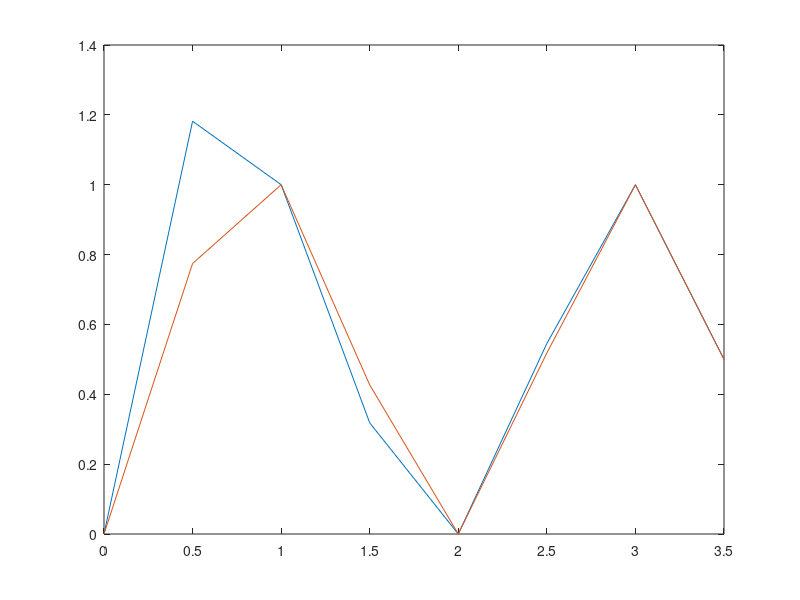

The MATLAB script that drew this image:
x = [0, 1, 2, 3, 4, 5, 6, 7];
y = [0, 1, 0, 1, 0, 1, 0, 1];
xx = [0, 0.5, 1, 1.5, 2, 2.5, 3, 3.5];
yy = spline(x, y, xx)
yy_cpp = [0, 0.77439, 1, 0.426829, 0, 0.518293, 1, 0.5];
plot(xx, yy, xx, yy_cpp)
